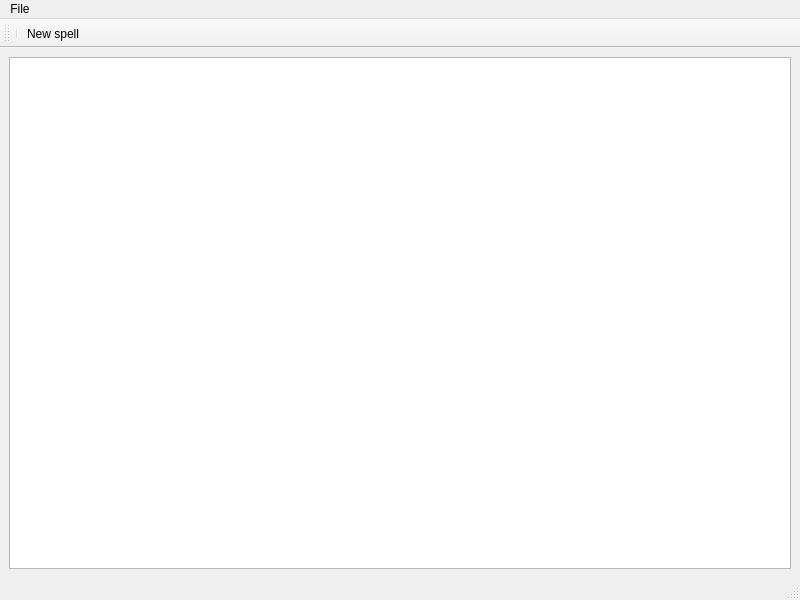
<?xml version="1.0" encoding="UTF-8"?>
<ui version="4.0">
 <class>spell_editor</class>
 <widget class="QMainWindow" name="spell_editor">
  <property name="geometry">
   <rect>
    <x>0</x>
    <y>0</y>
    <width>800</width>
    <height>600</height>
   </rect>
  </property>
  <property name="windowTitle">
   <string>MainWindow</string>
  </property>
  <widget class="QWidget" name="centralwidget">
   <layout class="QHBoxLayout" name="horizontalLayout">
    <item>
     <widget class="QSplitter" name="splitter">
      <property name="orientation">
       <enum>Qt::Horizontal</enum>
      </property>
      <widget class="QTableWidget" name="sTable">
       <property name="editTriggers">
        <set>QAbstractItemView::NoEditTriggers</set>
       </property>
       <property name="selectionBehavior">
        <enum>QAbstractItemView::SelectRows</enum>
       </property>
      </widget>
     </widget>
    </item>
   </layout>
  </widget>
  <widget class="QMenuBar" name="menubar">
   <property name="geometry">
    <rect>
     <x>0</x>
     <y>0</y>
     <width>800</width>
     <height>22</height>
    </rect>
   </property>
   <widget class="QMenu" name="menuFile">
    <property name="title">
     <string>File</string>
    </property>
    <addaction name="actionNew"/>
    <addaction name="actionOpen"/>
    <addaction name="actionSave"/>
   </widget>
   <addaction name="menuFile"/>
  </widget>
  <widget class="QStatusBar" name="statusbar"/>
  <widget class="QToolBar" name="toolBar">
   <property name="windowTitle">
    <string>toolBar</string>
   </property>
   <attribute name="toolBarArea">
    <enum>TopToolBarArea</enum>
   </attribute>
   <attribute name="toolBarBreak">
    <bool>false</bool>
   </attribute>
   <addaction name="separator"/>
   <addaction name="actionSpellNew"/>
  </widget>
  <action name="actionOpen">
   <property name="text">
    <string>Open..</string>
   </property>
  </action>
  <action name="actionNew">
   <property name="text">
    <string>New</string>
   </property>
  </action>
  <action name="actionSave">
   <property name="text">
    <string>Save as..</string>
   </property>
  </action>
  <action name="actionSpellNew">
   <property name="text">
    <string>New spell</string>
   </property>
  </action>
 </widget>
 <resources/>
 <connections/>
</ui>
